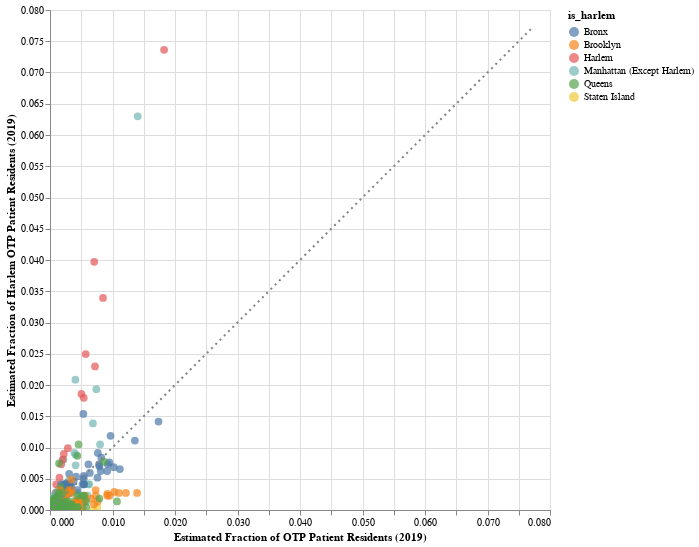

Here is the notebook cell this chart was saved with:
### Code cell
x_col = 'Estimated Fraction of OTP Patient Residents (2019)'
y_col = 'Estimated Fraction of Harlem OTP Patient Residents (2019)'
plot_xy_interactive(zip_df, x_col, y_col, 'is_harlem')

### Figure 1 — Vega-Lite specification as saved in the notebook (floating-point values rounded to 4 significant figures; data arrays with more than 128 entries replaced by an {"elided": "..."} marker saying what was removed)
{"$schema": "https://vega.github.io/schema/vega-lite/v4.17.0.json", "config": {"view": {"continuousHeight": 300, "continuousWidth": 400}}, "datasets": {"data-49bd21d6f99a0d4957c055776bdfa860": [{"Estimated Fraction of Harlem OTP Patient Residents (2019)": 0, "Estimated Fraction of OTP Patient Residents (2019)": 0}, {"Estimated Fraction of Harlem OTP Patient Residents (2019)": 0.07732, "Estimated Fraction of OTP Patient Residents (2019)": 0.07732}], "data-e318e09026304d4799799fed41fe7bea": {"elided": "508 records"}}, "layer": [{"data": {"name": "data-e318e09026304d4799799fed41fe7bea"}, "encoding": {"color": {"field": "is_harlem", "type": "nominal"}, "tooltip": [{"field": "neighborhood_name", "type": "nominal"}, {"field": "borough_name", "type": "nominal"}, {"field": "is_harlem", "type": "nominal"}, {"field": "Estimated OTP Admissions (2017)", "type": "quantitative"}, {"field": "Estimated OTP Admissions (2019)", "type": "quantitative"}, {"field": "Reported OTP Capacity (2019)", "type": "quantitative"}, {"field": "Reported Daily Avg OTP Enrollment (2019)", "type": "quantitative"}, {"field": "Estimated OTP Patient Residents (2019)", "type": "quantitative"}, {"field": "Estimated OTP Patient Residents (Harlem Programs, 2019)", "type": "quantitative"}, {"field": "Opioid Burden (2019)", "type": "quantitative"}, {"field": "Estimated Population (2020)", "type": "quantitative"}, {"field": "Estimated OTP Patient Residents (Non-Harlem Programs, 2019)", "type": "quantitative"}, {"field": "Estimated Fraction of OTP Admissions (2019)", "type": "quantitative"}, {"field": "Estimated Fraction of OTP Patient Residents (2019)", "type": "quantitative"}, {"field": "Estimated Fraction of Harlem OTP Patient Residents (2019)", "type": "quantitative"}, {"field": "Fraction of Opioid Burden (2019)", "type": "quantitative"}], "x": {"field": "Estimated Fraction of OTP Patient Residents (2019)", "scale": {"domain": [0, 0.07732]}, "type": "quantitative"}, "y": {"field": "Estimated Fraction of Harlem OTP Patient Residents (2019)", "scale": {"domain": [0, 0.07732]}, "type": "quantitative"}}, "height": 500, "mark": {"size": 60, "type": "circle"}, "selection": {"selector002": {"bind": "scales", "encodings": ["x", "y"], "type": "interval"}}, "width": 500}, {"data": {"name": "data-49bd21d6f99a0d4957c055776bdfa860"}, "encoding": {"x": {"field": "Estimated Fraction of OTP Patient Residents (2019)", "type": "quantitative"}, "y": {"field": "Estimated Fraction of Harlem OTP Patient Residents (2019)", "type": "quantitative"}}, "mark": {"color": "gray", "strokeDash": [2, 4], "type": "line"}}]}
